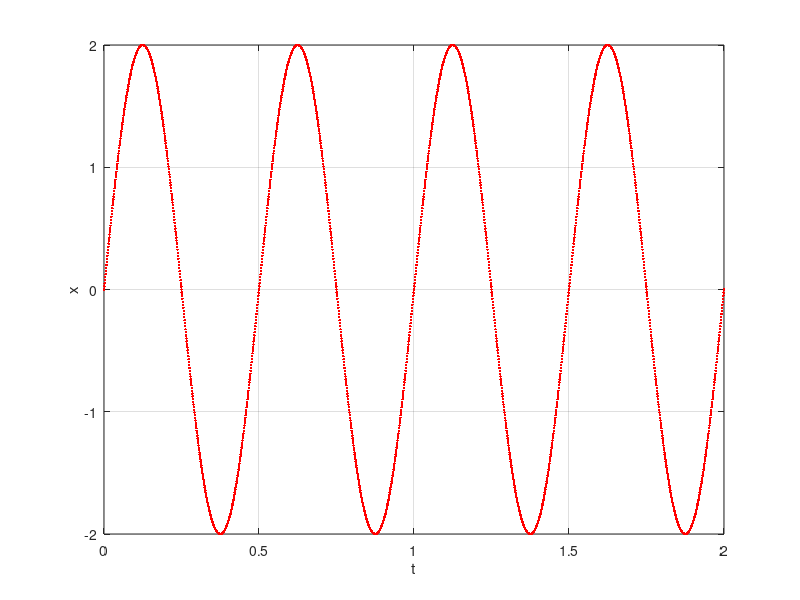

This figure's MATLAB source:
ts = 0.001;
nf = 2;

f = 2;
A = 2;
fase = 0;

T = 1./f;
w = f.*2.*pi;

t = 0:ts:nf;
x = A.*sin(w.*t + fase);

plot(t,x,"r.")
xlabel("t");
ylabel("x");
grid